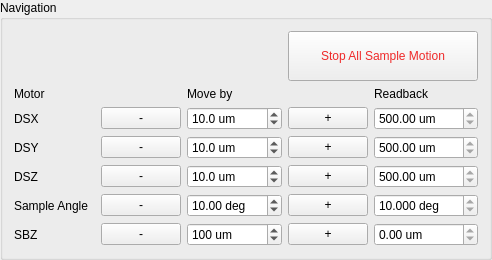
                  <widget class="QGroupBox" name="groupBox_39">
                   <property name="enabled">
                    <bool>true</bool>
                   </property>
                   <property name="sizePolicy">
                    <sizepolicy hsizetype="Preferred" vsizetype="Preferred">
                     <horstretch>0</horstretch>
                     <verstretch>0</verstretch>
                    </sizepolicy>
                   </property>
                   <property name="styleSheet">
                    <string notr="true"/>
                   </property>
                   <property name="title">
                    <string>Navigation</string>
                   </property>
                   <layout class="QGridLayout" name="gridLayout_90">
                    <item row="0" column="2">
                     <widget class="QLabel" name="label_167">
                      <property name="sizePolicy">
                       <sizepolicy hsizetype="Preferred" vsizetype="Fixed">
                        <horstretch>0</horstretch>
                        <verstretch>0</verstretch>
                       </sizepolicy>
                      </property>
                      <property name="text">
                       <string/>
                      </property>
                     </widget>
                    </item>
                    <item row="4" column="4">
                     <widget class="QPushButton" name="pb_move_dsz_pos">
                      <property name="sizePolicy">
                       <sizepolicy hsizetype="Preferred" vsizetype="Fixed">
                        <horstretch>0</horstretch>
                        <verstretch>0</verstretch>
                       </sizepolicy>
                      </property>
                      <property name="text">
                       <string>+</string>
                      </property>
                     </widget>
                    </item>
                    <item row="5" column="4">
                     <widget class="QPushButton" name="pb_move_dth_pos">
                      <property name="sizePolicy">
                       <sizepolicy hsizetype="Preferred" vsizetype="Fixed">
                        <horstretch>0</horstretch>
                        <verstretch>0</verstretch>
                       </sizepolicy>
                      </property>
                      <property name="text">
                       <string>+</string>
                      </property>
                     </widget>
                    </item>
                    <item row="4" column="0">
                     <widget class="QLabel" name="label_43">
                      <property name="sizePolicy">
                       <sizepolicy hsizetype="Fixed" vsizetype="Preferred">
                        <horstretch>0</horstretch>
                        <verstretch>0</verstretch>
                       </sizepolicy>
                      </property>
                      <property name="text">
                       <string>DSZ</string>
                      </property>
                     </widget>
                    </item>
                    <item row="3" column="4">
                     <widget class="QPushButton" name="pb_move_dsy_pos">
                      <property name="sizePolicy">
                       <sizepolicy hsizetype="Preferred" vsizetype="Fixed">
                        <horstretch>0</horstretch>
                        <verstretch>0</verstretch>
                       </sizepolicy>
                      </property>
                      <property name="text">
                       <string>+</string>
                      </property>
                     </widget>
                    </item>
                    <item row="6" column="0">
                     <widget class="QLabel" name="label_82">
                      <property name="sizePolicy">
                       <sizepolicy hsizetype="Fixed" vsizetype="Preferred">
                        <horstretch>0</horstretch>
                        <verstretch>0</verstretch>
                       </sizepolicy>
                      </property>
                      <property name="text">
                       <string>SBZ</string>
                      </property>
                     </widget>
                    </item>
                    <item row="2" column="2">
                     <widget class="QDoubleSpinBox" name="db_move_dsx">
                      <property name="sizePolicy">
                       <sizepolicy hsizetype="Preferred" vsizetype="Fixed">
                        <horstretch>0</horstretch>
                        <verstretch>0</verstretch>
                       </sizepolicy>
                      </property>
                      <property name="suffix">
                       <string> um</string>
                      </property>
                      <property name="decimals">
                       <number>1</number>
                      </property>
                      <property name="minimum">
                       <double>-10000.000000000000000</double>
                      </property>
                      <property name="maximum">
                       <double>10000.000000000000000</double>
                      </property>
                      <property name="singleStep">
                       <double>5.000000000000000</double>
                      </property>
                      <property name="value">
                       <double>10.000000000000000</double>
                      </property>
                     </widget>
                    </item>
                    <item row="3" column="5">
                     <widget class="QDoubleSpinBox" name="db_dsy">
                      <property name="sizePolicy">
                       <sizepolicy hsizetype="Preferred" vsizetype="Fixed">
                        <horstretch>0</horstretch>
                        <verstretch>0</verstretch>
                       </sizepolicy>
                      </property>
                      <property name="readOnly">
                       <bool>true</bool>
                      </property>
                      <property name="buttonSymbols">
                       <enum>QAbstractSpinBox::UpDownArrows</enum>
                      </property>
                      <property name="suffix">
                       <string> um</string>
                      </property>
                      <property name="decimals">
                       <number>2</number>
                      </property>
                      <property name="minimum">
                       <double>-9999.000000000000000</double>
                      </property>
                      <property name="maximum">
                       <double>9999.989999999999782</double>
                      </property>
                      <property name="value">
                       <double>500.000000000000000</double>
                      </property>
                     </widget>
                    </item>
                    <item row="1" column="2">
                     <widget class="QLabel" name="label_131">
                      <property name="sizePolicy">
                       <sizepolicy hsizetype="Preferred" vsizetype="Fixed">
                        <horstretch>0</horstretch>
                        <verstretch>0</verstretch>
                       </sizepolicy>
                      </property>
                      <property name="styleSheet">
                       <string notr="true"/>
                      </property>
                      <property name="text">
                       <string>Move by</string>
                      </property>
                     </widget>
                    </item>
                    <item row="2" column="4">
                     <widget class="QPushButton" name="pb_move_dsx_pos">
                      <property name="sizePolicy">
                       <sizepolicy hsizetype="Preferred" vsizetype="Fixed">
                        <horstretch>0</horstretch>
                        <verstretch>0</verstretch>
                       </sizepolicy>
                      </property>
                      <property name="text">
                       <string>  +  </string>
                      </property>
                     </widget>
                    </item>
                    <item row="5" column="5">
                     <widget class="QDoubleSpinBox" name="db_dsth">
                      <property name="sizePolicy">
                       <sizepolicy hsizetype="Preferred" vsizetype="Fixed">
                        <horstretch>0</horstretch>
                        <verstretch>0</verstretch>
                       </sizepolicy>
                      </property>
                      <property name="readOnly">
                       <bool>true</bool>
                      </property>
                      <property name="buttonSymbols">
                       <enum>QAbstractSpinBox::UpDownArrows</enum>
                      </property>
                      <property name="suffix">
                       <string> deg</string>
                      </property>
                      <property name="decimals">
                       <number>3</number>
                      </property>
                      <property name="minimum">
                       <double>-200.000000000000000</double>
                      </property>
                      <property name="maximum">
                       <double>200.000000000000000</double>
                      </property>
                      <property name="value">
                       <double>10.000000000000000</double>
                      </property>
                     </widget>
                    </item>
                    <item row="1" column="5">
                     <widget class="QLabel" name="label_168">
                      <property name="text">
                       <string>Readback</string>
                      </property>
                     </widget>
                    </item>
                    <item row="5" column="0">
                     <widget class="QLabel" name="label_169">
                      <property name="sizePolicy">
                       <sizepolicy hsizetype="Fixed" vsizetype="Preferred">
                        <horstretch>0</horstretch>
                        <verstretch>0</verstretch>
                       </sizepolicy>
                      </property>
                      <property name="text">
                       <string>Sample Angle  </string>
                      </property>
                     </widget>
                    </item>
                    <item row="2" column="5">
                     <widget class="QDoubleSpinBox" name="db_dsx">
                      <property name="sizePolicy">
                       <sizepolicy hsizetype="Preferred" vsizetype="Fixed">
                        <horstretch>0</horstretch>
                        <verstretch>0</verstretch>
                       </sizepolicy>
                      </property>
                      <property name="readOnly">
                       <bool>true</bool>
                      </property>
                      <property name="buttonSymbols">
                       <enum>QAbstractSpinBox::UpDownArrows</enum>
                      </property>
                      <property name="suffix">
                       <string> um</string>
                      </property>
                      <property name="decimals">
                       <number>2</number>
                      </property>
                      <property name="minimum">
                       <double>-9999.000000000000000</double>
                      </property>
                      <property name="maximum">
                       <double>9999.000000000000000</double>
                      </property>
                      <property name="value">
                       <double>500.000000000000000</double>
                      </property>
                     </widget>
                    </item>
                    <item row="4" column="2">
                     <widget class="QDoubleSpinBox" name="db_move_dsz">
                      <property name="sizePolicy">
                       <sizepolicy hsizetype="Preferred" vsizetype="Fixed">
                        <horstretch>0</horstretch>
                        <verstretch>0</verstretch>
                       </sizepolicy>
                      </property>
                      <property name="suffix">
                       <string> um</string>
                      </property>
                      <property name="decimals">
                       <number>1</number>
                      </property>
                      <property name="minimum">
                       <double>-10000.000000000000000</double>
                      </property>
                      <property name="maximum">
                       <double>10000.000000000000000</double>
                      </property>
                      <property name="singleStep">
                       <double>5.000000000000000</double>
                      </property>
                      <property name="value">
                       <double>10.000000000000000</double>
                      </property>
                     </widget>
                    </item>
                    <item row="3" column="2">
                     <widget class="QDoubleSpinBox" name="db_move_dsy">
                      <property name="sizePolicy">
                       <sizepolicy hsizetype="Preferred" vsizetype="Fixed">
                        <horstretch>0</horstretch>
                        <verstretch>0</verstretch>
                       </sizepolicy>
                      </property>
                      <property name="suffix">
                       <string> um</string>
                      </property>
                      <property name="decimals">
                       <number>1</number>
                      </property>
                      <property name="minimum">
                       <double>-10000.000000000000000</double>
                      </property>
                      <property name="maximum">
                       <double>10000.000000000000000</double>
                      </property>
                      <property name="singleStep">
                       <double>5.000000000000000</double>
                      </property>
                      <property name="value">
                       <double>10.000000000000000</double>
                      </property>
                     </widget>
                    </item>
                    <item row="2" column="0">
                     <widget class="QLabel" name="label_170">
                      <property name="sizePolicy">
                       <sizepolicy hsizetype="Fixed" vsizetype="Preferred">
                        <horstretch>0</horstretch>
                        <verstretch>0</verstretch>
                       </sizepolicy>
                      </property>
                      <property name="text">
                       <string>DSX</string>
                      </property>
                     </widget>
                    </item>
                    <item row="6" column="2">
                     <widget class="QDoubleSpinBox" name="db_move_sbz">
                      <property name="sizePolicy">
                       <sizepolicy hsizetype="Preferred" vsizetype="Fixed">
                        <horstretch>0</horstretch>
                        <verstretch>0</verstretch>
                       </sizepolicy>
                      </property>
                      <property name="suffix">
                       <string> um</string>
                      </property>
                      <property name="decimals">
                       <number>0</number>
                      </property>
                      <property name="minimum">
                       <double>-50000.000000000000000</double>
                      </property>
                      <property name="maximum">
                       <double>50000.000000000000000</double>
                      </property>
                      <property name="singleStep">
                       <double>100.000000000000000</double>
                      </property>
                      <property name="value">
                       <double>100.000000000000000</double>
                      </property>
                     </widget>
                    </item>
                    <item row="4" column="5">
                     <widget class="QDoubleSpinBox" name="db_dsz">
                      <property name="sizePolicy">
                       <sizepolicy hsizetype="Preferred" vsizetype="Fixed">
                        <horstretch>0</horstretch>
                        <verstretch>0</verstretch>
                       </sizepolicy>
                      </property>
                      <property name="readOnly">
                       <bool>true</bool>
                      </property>
                      <property name="buttonSymbols">
                       <enum>QAbstractSpinBox::UpDownArrows</enum>
                      </property>
                      <property name="suffix">
                       <string> um</string>
                      </property>
                      <property name="decimals">
                       <number>2</number>
                      </property>
                      <property name="minimum">
                       <double>-9999.000000000000000</double>
                      </property>
                      <property name="maximum">
                       <double>9999.989999999999782</double>
                      </property>
                      <property name="value">
                       <double>500.000000000000000</double>
                      </property>
                     </widget>
                    </item>
                    <item row="5" column="2">
                     <widget class="QDoubleSpinBox" name="db_move_dsth">
                      <property name="sizePolicy">
                       <sizepolicy hsizetype="Preferred" vsizetype="Fixed">
                        <horstretch>0</horstretch>
                        <verstretch>0</verstretch>
                       </sizepolicy>
                      </property>
                      <property name="suffix">
                       <string> deg</string>
                      </property>
                      <property name="minimum">
                       <double>-120.000000000000000</double>
                      </property>
                      <property name="maximum">
                       <double>120.000000000000000</double>
                      </property>
                      <property name="singleStep">
                       <double>10.000000000000000</double>
                      </property>
                      <property name="value">
                       <double>10.000000000000000</double>
                      </property>
                     </widget>
                    </item>
                    <item row="6" column="5">
                     <widget class="QDoubleSpinBox" name="db_sbz">
                      <property name="sizePolicy">
                       <sizepolicy hsizetype="Preferred" vsizetype="Fixed">
                        <horstretch>0</horstretch>
                        <verstretch>0</verstretch>
                       </sizepolicy>
                      </property>
                      <property name="readOnly">
                       <bool>true</bool>
                      </property>
                      <property name="buttonSymbols">
                       <enum>QAbstractSpinBox::UpDownArrows</enum>
                      </property>
                      <property name="suffix">
                       <string> um</string>
                      </property>
                      <property name="decimals">
                       <number>2</number>
                      </property>
                      <property name="minimum">
                       <double>-10000.000000000000000</double>
                      </property>
                      <property name="maximum">
                       <double>100000.000000000000000</double>
                      </property>
                      <property name="value">
                       <double>0.000000000000000</double>
                      </property>
                     </widget>
                    </item>
                    <item row="1" column="0">
                     <widget class="QLabel" name="label_171">
                      <property name="sizePolicy">
                       <sizepolicy hsizetype="Preferred" vsizetype="Fixed">
                        <horstretch>0</horstretch>
                        <verstretch>0</verstretch>
                       </sizepolicy>
                      </property>
                      <property name="styleSheet">
                       <string notr="true"/>
                      </property>
                      <property name="text">
                       <string>Motor</string>
                      </property>
                     </widget>
                    </item>
                    <item row="3" column="0">
                     <widget class="QLabel" name="label_172">
                      <property name="sizePolicy">
                       <sizepolicy hsizetype="Fixed" vsizetype="Preferred">
                        <horstretch>0</horstretch>
                        <verstretch>0</verstretch>
                       </sizepolicy>
                      </property>
                      <property name="text">
                       <string>DSY</string>
                      </property>
                     </widget>
                    </item>
                    <item row="6" column="4">
                     <widget class="QPushButton" name="pb_move_sbz_pos">
                      <property name="sizePolicy">
                       <sizepolicy hsizetype="Preferred" vsizetype="Fixed">
                        <horstretch>0</horstretch>
                        <verstretch>0</verstretch>
                       </sizepolicy>
                      </property>
                      <property name="text">
                       <string>+</string>
                      </property>
                     </widget>
                    </item>
                    <item row="2" column="1">
                     <widget class="QPushButton" name="pb_move_dsx_neg">
                      <property name="sizePolicy">
                       <sizepolicy hsizetype="Preferred" vsizetype="Fixed">
                        <horstretch>0</horstretch>
                        <verstretch>0</verstretch>
                       </sizepolicy>
                      </property>
                      <property name="text">
                       <string>   -   </string>
                      </property>
                     </widget>
                    </item>
                    <item row="3" column="1">
                     <widget class="QPushButton" name="pb_move_dsy_neg">
                      <property name="sizePolicy">
                       <sizepolicy hsizetype="Preferred" vsizetype="Fixed">
                        <horstretch>0</horstretch>
                        <verstretch>0</verstretch>
                       </sizepolicy>
                      </property>
                      <property name="text">
                       <string>-</string>
                      </property>
                     </widget>
                    </item>
                    <item row="4" column="1">
                     <widget class="QPushButton" name="pb_move_dsz_neg">
                      <property name="sizePolicy">
                       <sizepolicy hsizetype="Preferred" vsizetype="Fixed">
                        <horstretch>0</horstretch>
                        <verstretch>0</verstretch>
                       </sizepolicy>
                      </property>
                      <property name="text">
                       <string>-</string>
                      </property>
                     </widget>
                    </item>
                    <item row="5" column="1">
                     <widget class="QPushButton" name="pb_move_dth_pos_neg">
                      <property name="sizePolicy">
                       <sizepolicy hsizetype="Preferred" vsizetype="Fixed">
                        <horstretch>0</horstretch>
                        <verstretch>0</verstretch>
                       </sizepolicy>
                      </property>
                      <property name="text">
                       <string>-</string>
                      </property>
                     </widget>
                    </item>
                    <item row="6" column="1">
                     <widget class="QPushButton" name="pb_move_sbz_neg">
                      <property name="sizePolicy">
                       <sizepolicy hsizetype="Preferred" vsizetype="Fixed">
                        <horstretch>0</horstretch>
                        <verstretch>0</verstretch>
                       </sizepolicy>
                      </property>
                      <property name="text">
                       <string>-</string>
                      </property>
                     </widget>
                    </item>
                    <item row="0" column="4" colspan="2">
                     <widget class="QPushButton" name="pb_mll_stop_all_sample">
                      <property name="sizePolicy">
                       <sizepolicy hsizetype="Preferred" vsizetype="Preferred">
                        <horstretch>0</horstretch>
                        <verstretch>0</verstretch>
                       </sizepolicy>
                      </property>
                      <property name="styleSheet">
                       <string notr="true">color: rgb(239, 41, 41);</string>
                      </property>
                      <property name="text">
                       <string>
Stop All Sample Motion
</string>
                      </property>
                     </widget>
                    </item>
                   </layout>
                  </widget>
